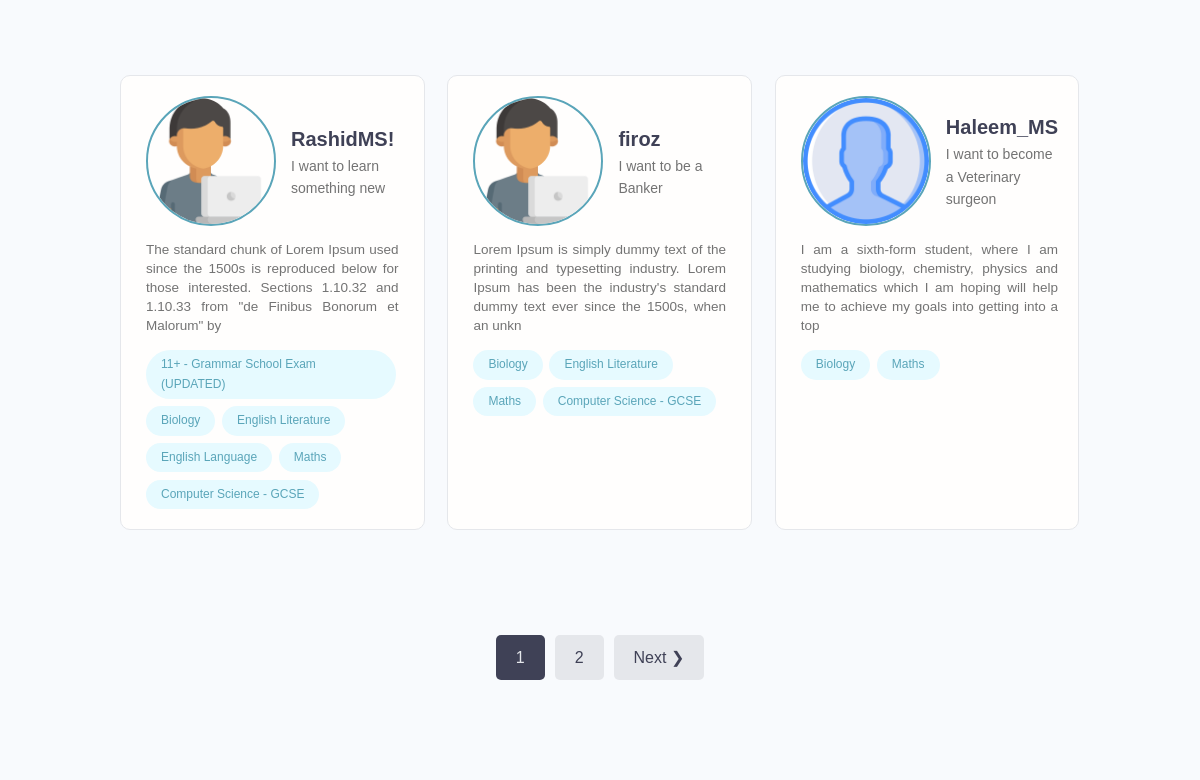
/student-profiles/ (middle part), run on an earlier commit of the app's database.
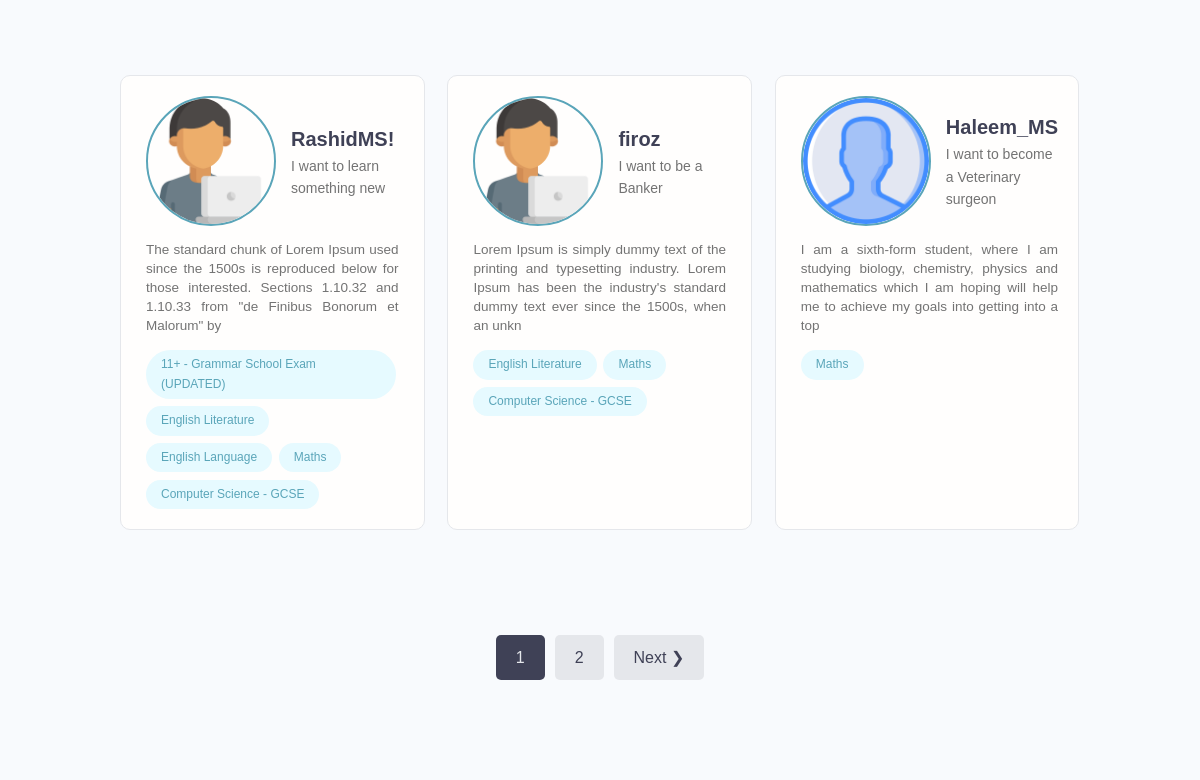
And on a later commit of the database.
### userprofile/models.py (models this page shows, shortened)
class StudentProfile(models.Model):
    user = models.OneToOneField(settings.AUTH_USER_MODEL, on_delete=models.CASCADE,
                                       null=True, blank=True)
    email = models.EmailField(max_length=500, blank=False, null=True)
    username = models.CharField(max_length=200, blank=False, null=True)
    name = models.CharField(max_length=200, blank=False, null=True)
    first_name = models.CharField(max_length=300, blank=False, null=True)
    last_name = models.CharField(max_length=300, blank=True, null=True)
    short_goal = models.CharField(max_length=200, blank=True, null=True)
    bio = models.TextField(blank=True, null=True)
    EDUCATION_LEVEL = (
        ('Year 7', 'Year 7 KS3'),
        ('Year 8', 'Year 8 KS3'),
        ('Year 9', 'Year 9 KS3'),
        ('Year 10', 'Year 10 KS4'),
        ('Year 11', 'Year 11 KS4'),
        ('Year 12', 'Year 12 KS5'),
        ('Year 13', 'Year 13 KS5'),
    )
    Year_group = models.CharField(max_length=200, choices=EDUCATION_LEVEL)
    interested_subjects = models.ManyToManyField('MainSubjSkill',blank=True)
    profile_image = models.ImageField(null=True, blank=True, upload_to='student-profile-img/',
                                      default="defaultprofileimg/studentdefault.png")
    created = models.DateTimeField(auto_now_add=True)
    id = models.UUIDField(default=uuid.uuid4, unique=True, primary_key=True, editable=False)
    parent_name = models.CharField(max_length=150, blank=True, null=True)
    parent_email = models.EmailField(max_length=500, blank=True, null=True)
    parent_phone = models.CharField(max_length=20, blank=True, null=True)
    parent_pro_image = models.ImageField(null=True, blank=True, upload_to='student-parent-profile-img/',
                                      default="defaultprofileimg/parentm.png")
    PREFERRED_AVAILABILITY_CHOICES = [
        ('Weekday mornings', 'Weekday mornings'),
        ('Weekday afternoons', 'Weekday afternoons'),
        ('Weekday evenings', 'Weekday evenings'),
        ('Weekends mornings', 'Weekends mornings'),
        ('Weekends afternoons', 'Weekends afternoons'),
        ('Weekends evenings', 'Weekends evenings'),
    ]
    preferred_availability = models.CharField(
        max_length=100, choices=PREFERRED_AVAILABILITY_CHOICES, blank=True, null=True
    )

class MainSubjSkill(models.Model):
    owner = models.ForeignKey(TutorProfile, on_delete=models.CASCADE, null=True, blank=True)
    subject_name = models.CharField(max_length=200, unique=False)
    subject_description = models.TextField(null=True, blank=True)
    created = models.DateTimeField(auto_now_add=True)
    id = models.UUIDField(default=uuid.uuid4, unique=True,
                          primary_key=True, editable=False)

### userprofile/views.py (the view)
# urls.py: path('student-profiles/', views.studentProfiles, name="student-profiles"),
def studentProfiles(request):
    students, search_qurey = searchStudents(request)
    page_number_range, students = paginateStudentProfiles (request, students, 3)
    context = {'students': students, 'search_query': search_qurey, 'page_number_range':page_number_range}
    return render (request, 'userprofile/studentprofile/student-profiles.html', context)

### userprofile/utils.py (called while the page is built)
def paginateStudentProfiles(request, profiles, results):
    page = request.GET.get('page', 1)
    paginator = Paginator(profiles, results)
    page_number_range = paginator.page_range
    paginated_profiles = paginator.page(page)
    return page_number_range, paginated_profiles

def searchStudents(request):
    search_query = ''
    if request.GET.get('search_query'):
        search_query = request.GET.get('search_query')
    interested_subjects = MainSubjSkill.objects.filter(subject_name__icontains=search_query)
    students = StudentProfile.objects.distinct().filter(
        Q(name__icontains=search_query) |
        Q(short_goal__icontains=search_query) |
        Q(Year_group__icontains=search_query) |
        Q(interested_subjects__in=interested_subjects)
    )
    return students, search_query

### userprofile/templates/userprofile/studentprofile/student-profiles.html (shortened to what this page needs)
{% extends 'main.html' %}
{% block content %}
<main class="home">
    <section class="devlist">
      <div class="container">
        <div class="grid grid--three">
          {% for student in students %}
          <div class="column card">
            <div class="dev">
              <a href="{% url 'student-profile' student.id %}" class="card__body">
                <div class="dev__profile">
                  <img class="avatar avatar--md" src="{{student.profile_image.url}}" alt="image" />
                  <div class="dev__meta">
                    <h3>{{student.username}}</h3>
                    <h5>{{student.short_goal}}</h5>
                  </div>
                </div>
                <p class="dev__info">{{student.bio|slice:"165"}}</p>
                <div class="dev__skills">
                  {% for subject in student.interested_subjects.all %}
                  <span class="tag tag--pill tag--main">
                    <small>{{subject.subject_name}}</small>
                  </span>
                  {% endfor %}
                </div>
              </a>
            </div>
          </div>
          {% endfor %}
        </div>
      </div>
    </section>
    {% include 'pagenumbers.html' with queryset=students page_range=page_number_range %}
  </main>
{% endblock content %}

What changed in the data, as far as the page shows it:
removed MainSubjSkill: subject_name "Biology"
